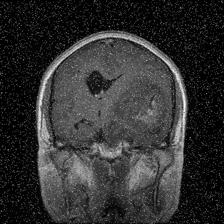
#> input picture Epic and CSCR hospital Dataset/Train/glioma/G_713_SP_.jpg, 224 x 224 px, found by its file name; its folder holds only this picture in this run
$ jupyter execute --allow-errors 01_eda.ipynb
#> lines starting #> are read from the running program, lines starting #| are printed output that depends on the picture
[cell 1]
import os
import numpy as np
import pandas as pd
import matplotlib.pyplot as plt
import seaborn as sns
from PIL import Image
import cv2
import warnings
warnings.filterwarnings('ignore')

[cell 2]
TRAIN_DIR = '../dataset/Train'
TEST_DIR = '../dataset/Test'

CLASSES = ['glioma', 'meningioma', 'notumor', 'pituitary']

print("Train path:", TRAIN_DIR)
print("Test path:", TEST_DIR)

[cell 3]
train_counts = {}
test_counts = {}

for cls in os.listdir(TRAIN_DIR):
    train_counts[cls] = len(os.listdir(os.path.join(TRAIN_DIR, cls)))
#> pass 2 of the loop `for cls in os.listdir(TRAIN_DIR):`:

#> (the rest of this cell did not finish here and is left out)

[cell 4]
fig, axes = plt.subplots(1, 2, figsize=(14, 5))

axes[0].bar(train_counts.keys(), train_counts.values(), color=['#e74c3c','#3498db','#2ecc71','#9b59b6'])
axes[0].set_title('Training Set - Class Distribution', fontsize=14)
axes[0].set_xlabel('Tumor Class')
axes[0].set_ylabel('Number of Images')
for i, (k, v) in enumerate(train_counts.items()):
    axes[0].text(i, v + 20, str(v), ha='center', fontweight='bold')

axes[1].bar(test_counts.keys(), test_counts.values(), color=['#e74c3c','#3498db','#2ecc71','#9b59b6'])
axes[1].set_title('Testing Set - Class Distribution', fontsize=14)
axes[1].set_xlabel('Tumor Class')
axes[1].set_ylabel('Number of Images')
for i, (k, v) in enumerate(test_counts.items()):
    axes[1].text(i, v + 5, str(v), ha='center', fontweight='bold')

plt.tight_layout()
plt.savefig('../notebooks/class_distribution.png', dpi=150)
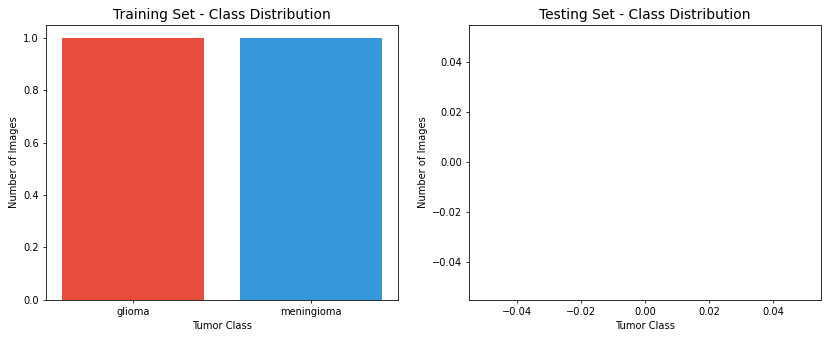
#> figure drawn by matplotlib, 1 panel
plt.show()

[cell 5]
fig, axes = plt.subplots(4, 5, figsize=(15, 12))
fig.suptitle('Sample MRI Images per Class', fontsize=16, fontweight='bold')

for row, cls in enumerate(os.listdir(TRAIN_DIR)):
    cls_path = os.path.join(TRAIN_DIR, cls)
    images = os.listdir(cls_path)[:5]
    for col, img_name in enumerate(images):
        img = cv2.imread(os.path.join(cls_path, img_name))
#> img is the input picture: shape (224, 224, 3); min 0, max 253, mean 49.4
        img = cv2.cvtColor(img, cv2.COLOR_BGR2RGB)
        img = cv2.resize(img, (150, 150))
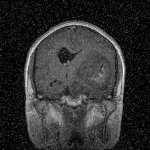
#> img: shape (150, 150, 3); min 0, max 245, mean 49.3
        axes[row][col].imshow(img)
        axes[row][col].axis('off')
        if col == 0:
            axes[row][col].set_title(cls, fontsize=12, fontweight='bold')
#> pass 2 of the loop `for row, cls in enumerate(os.listdir(TRAIN_DIR)):`:
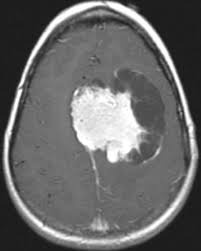
#> input picture Epic and CSCR hospital Dataset/Train/meningioma/1343.jpg, 201 x 251 px, found by its file name
#> img is the input picture: shape (251, 201, 3); min 18, max 255, mean 104.1
#> `img = cv2.resize(img, (150, 150))`:
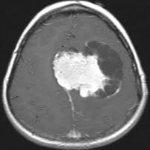
#> img: shape (150, 150, 3); min 22, max 255, mean 104

plt.tight_layout()
plt.savefig('../notebooks/sample_images.png', dpi=150)
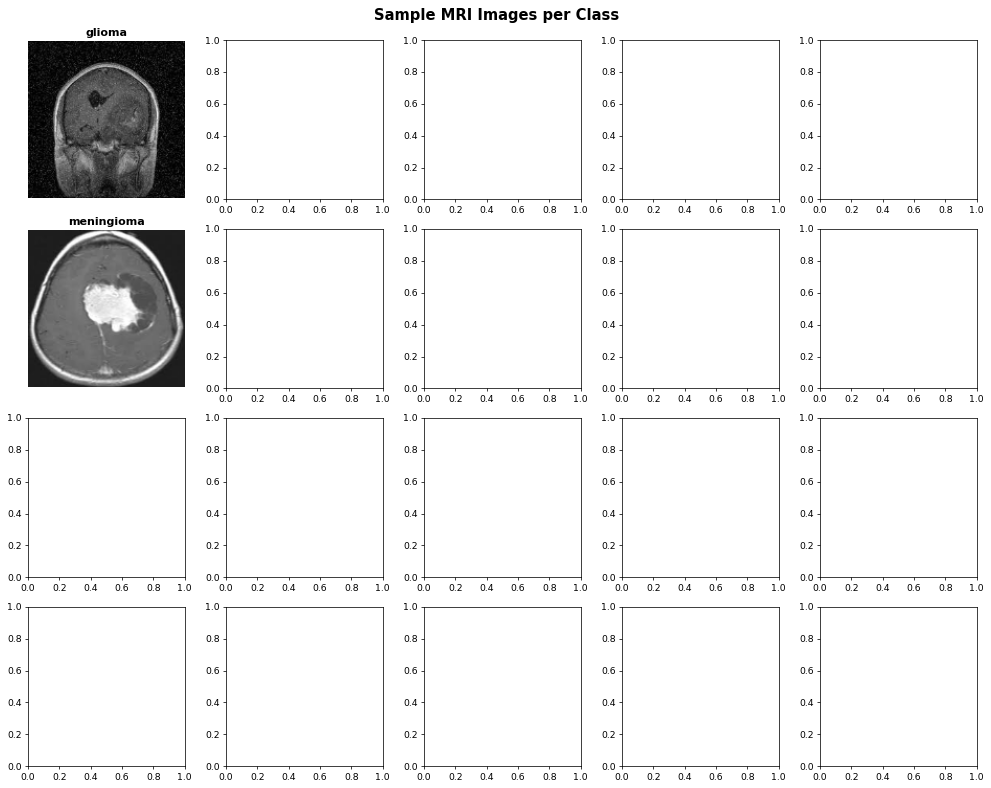
#> figure drawn by matplotlib, 2 panels
plt.show()

[cell 6]
widths, heights = [], []

for cls in os.listdir(TRAIN_DIR):
    cls_path = os.path.join(TRAIN_DIR, cls)
    for img_name in os.listdir(cls_path)[:100]:
        img = Image.open(os.path.join(cls_path, img_name))
        w, h = img.size
#> w = 224; h = 224
        widths.append(w)
        heights.append(h)
#> pass 2 of the loop `for cls in os.listdir(TRAIN_DIR):`:

print(f"Width  — Min: {min(widths)}, Max: {max(widths)}, Mean: {int(np.mean(widths))}")
#| Width  — Min: 201, Max: 224, Mean: 212
print(f"Height — Min: {min(heights)}, Max: {max(heights)}, Mean: {int(np.mean(heights))}")
#| Height — Min: 224, Max: 251, Mean: 237

plt.figure(figsize=(10, 4))
plt.subplot(1,2,1)
plt.hist(widths, bins=20, color='#3498db', edgecolor='black')
plt.title('Image Width Distribution')
plt.xlabel('Width (px)')

plt.subplot(1,2,2)
plt.hist(heights, bins=20, color='#e74c3c', edgecolor='black')
plt.title('Image Height Distribution')
plt.xlabel('Height (px)')

plt.tight_layout()
plt.savefig('../notebooks/image_size_distribution.png', dpi=150)
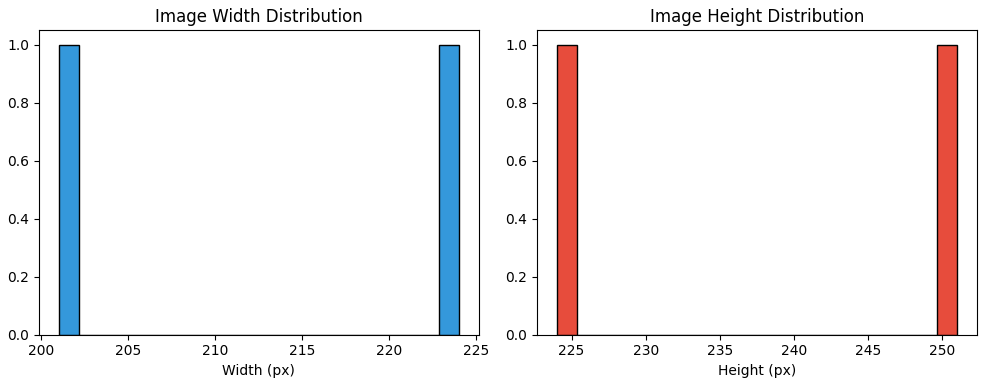
#> figure drawn by matplotlib, 2 panels
plt.show()

[cell 7]
fig, axes = plt.subplots(2, 2, figsize=(14, 10))
axes = axes.flatten()

for idx, cls in enumerate(os.listdir(TRAIN_DIR)):
    cls_path = os.path.join(TRAIN_DIR, cls)
    pixel_vals = []
    for img_name in os.listdir(cls_path)[:50]:
        img = cv2.imread(os.path.join(cls_path, img_name), cv2.IMREAD_GRAYSCALE)
#> img: shape (224, 224); min 0, max 253, mean 49.4
        img = cv2.resize(img, (224, 224))
        pixel_vals.extend(img.flatten())
    axes[idx].hist(pixel_vals, bins=50, color=['#e74c3c','#3498db','#2ecc71','#9b59b6'][idx], edgecolor='black', alpha=0.7)
    axes[idx].set_title(f'Pixel Intensity — {cls}', fontsize=12)
    axes[idx].set_xlabel('Pixel Value')
    axes[idx].set_ylabel('Frequency')
#> pass 2 of the loop `for idx, cls in enumerate(os.listdir(TRAIN_DIR)):`:
#> `img = cv2.resize(img, (224, 224))`:
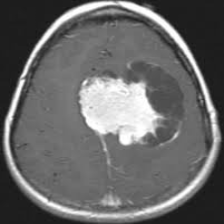
#> img: shape (224, 224); min 20, max 255, mean 104

plt.tight_layout()
plt.savefig('../notebooks/pixel_intensity.png', dpi=150)
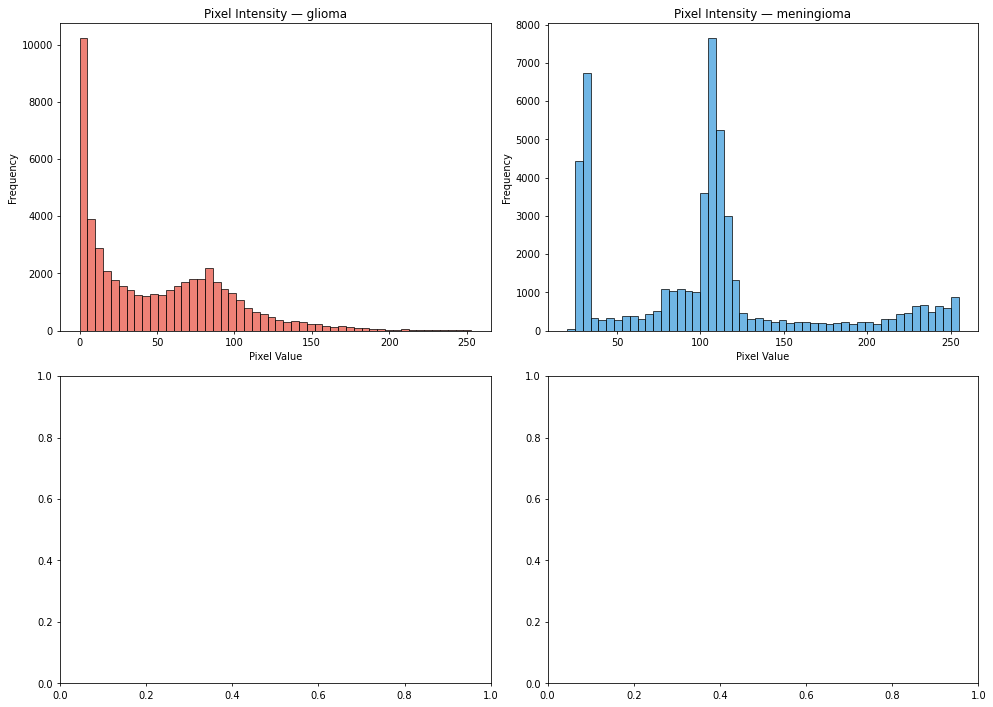
#> figure drawn by matplotlib, 2 panels; panel 1: tallest bar 10228 high, from x = -4.44e-16 to 5.06; panel 2: tallest bar 7653 high, from x = 104.6 to 109.3
plt.show()

[cell 8]
total_train = sum(train_counts.values())
total_test = sum(test_counts.values())
total = total_train + total_test

print("=" * 40)
print("         DATASET SUMMARY")
print("=" * 40)
print(f"Total Images     : {total}")
print(f"Training Images  : {total_train}")
print(f"Testing Images   : {total_test}")
print(f"Number of Classes: {len(train_counts)}")
print(f"Classes          : {list(train_counts.keys())}")
print("=" * 40)
print("\nClass Imbalance Check:")
for k, v in train_counts.items():
    pct = (v / total_train) * 100
    print(f"  {k}: {v} ({pct:.1f}%)")
print("\nEDA Complete!")
